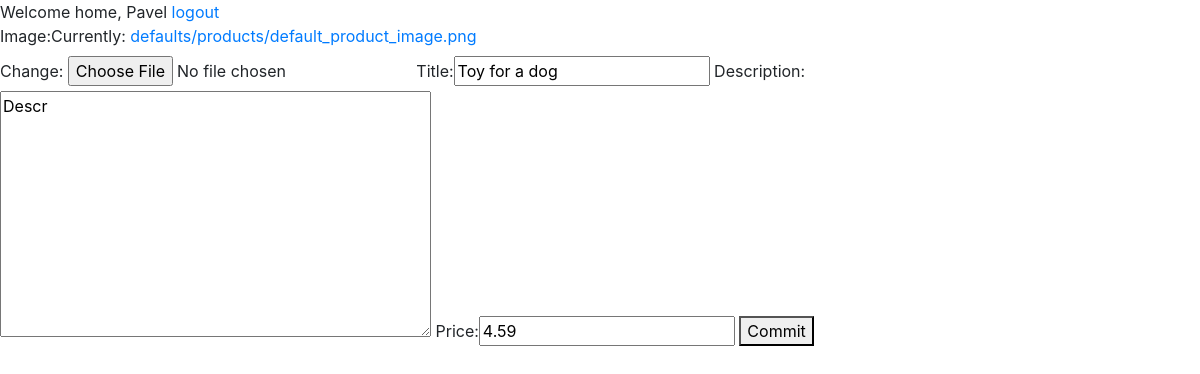
/web_interface/edit_product/9 (signed in), run on the app's committed database.
### web_auth/models.py (models this page shows, shortened)
class User(AbstractUser):
    first_name = models.CharField(max_length=35)
    last_name = models.CharField(max_length=35)
    email = models.EmailField(max_length=70, unique=True)
    username = models.CharField(max_length=45, unique=True)
    avatar = models.ImageField(upload_to='users/avatars/', default='defaults/avatars/default_user_avatar.jpg')
    date_joined = models.DateTimeField(default=timezone.now)
    bio = models.TextField(blank=True)
    status = models.CharField(blank=True, max_length=70)
    USERNAME_FIELD = 'email'
    REQUIRED_FIELDS = ['first_name', 'username']

class Product(models.Model):
    image = models.ImageField(upload_to='products/images', default='defaults/products/default_product_image.png')
    title = models.CharField(max_length=70)
    description = models.TextField()
    price = models.FloatField()
    seller = models.ForeignKey(User, on_delete=models.CASCADE)

### web_interface/views.py (the view)
# urls.py: path('edit_product/<int:pk>', views.edit_product, name='edit_product_view'),
def edit_product(request, pk):
    product = Product.objects.get(pk=pk)
    if product.seller == request.user:
        if request.method == 'POST':
            instance = get_object_or_404(Product, pk=pk)
            form = EditProductForm(request.POST or None, instance=instance)
            if form.is_valid():
                form.save()
                return redirect('/web_interface/profile')
        else:
            instance = get_object_or_404(Product, pk=pk)
            form = EditProductForm(instance=instance)
            return render(request, 'edit_product.html', {
                'form': form
            })
    else:
        return HttpResponse('You have no access to edit this product !')

### web_interface/forms.py
class EditProductForm(forms.ModelForm):
    class Meta:
        model = Product
        fields = ('image', 'title', 'description', 'price')

### web_interface/templates/edit_product.html (shortened to what this page needs)
{% extends 'base.html' %}
{% block content %}
Welcome home, {{ user.first_name }} <a href="/auth/logout">logout</a>
<form action="" method="post">
    {{ form }}
    <button type="submit">Commit</button>
</form>
{% endblock %}

### data on the page
User: first_name "Pavel"
Product: title "Toy for a dog", description "Descr", price "4.59"
